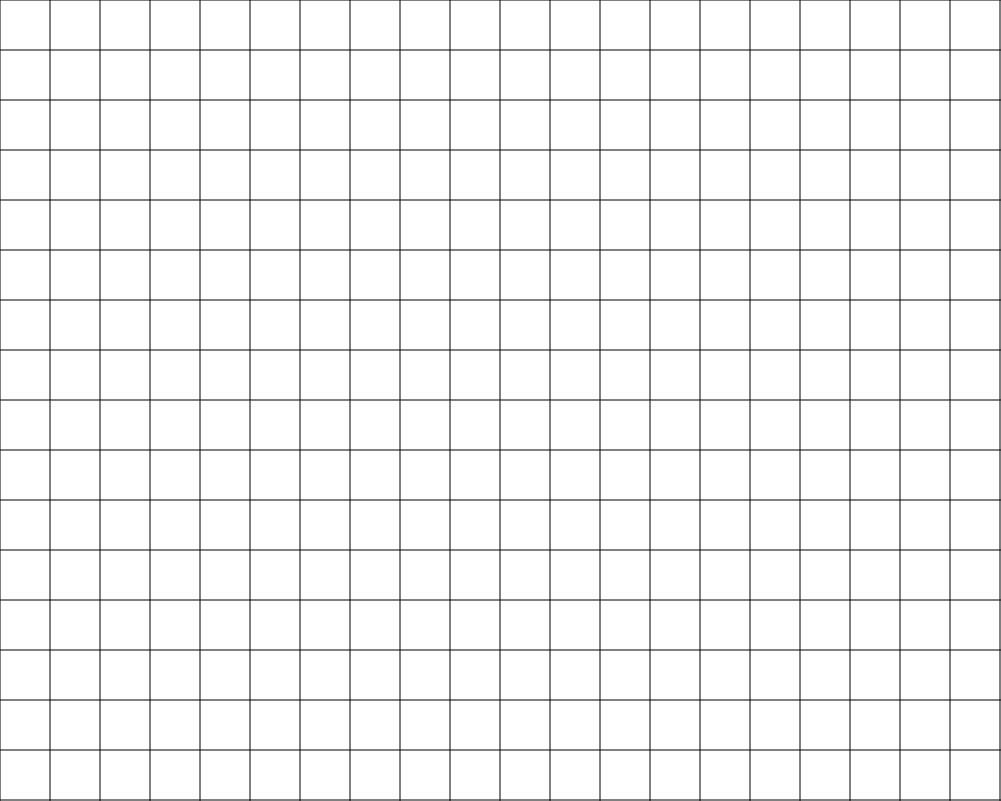
Frame 1 (no input)
Frame 60 (no input): identical to frame 1, image omitted
Frame 120 (the mouse pressed at the canvas centre since frame 60): identical to frame 1, image omitted

The p5.js sketch that drew this single still picture (run headless with seeded random() and noise() and a simulated clock; from frame 60 on, the mouse is pressed at the canvas centre):

// p5.js sketch
// ── sketch.js
function setup(){
    createCanvas(1001,801);


    for (var x = 0; x <= width; x+=50) {
        line(x,0,x,height);
    }

    for (var y = 0; y <= height; y+=50) {
        line(0,y,width,y);
    }



}

function draw() {
}
